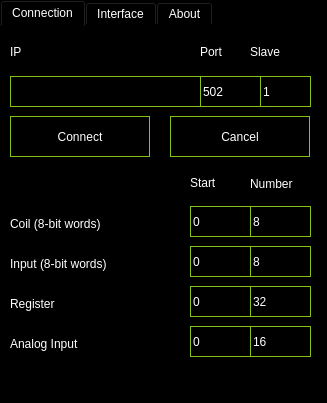
<?xml version="1.0" encoding="UTF-8"?>
<ui version="4.0">
 <class>ModBusSettings</class>
 <widget class="QDialog" name="ModBusSettings">
  <property name="geometry">
   <rect>
    <x>0</x>
    <y>0</y>
    <width>327</width>
    <height>403</height>
   </rect>
  </property>
  <property name="windowTitle">
   <string>Dialog</string>
  </property>
  <property name="windowIcon">
   <iconset>
    <normaloff>aqmodbus.png</normaloff>aqmodbus.png</iconset>
  </property>
  <property name="styleSheet">
   <string notr="true">background-color: rgb(0, 0, 0);
border-color: rgb(133, 192, 24);
color: rgb(255, 255, 255);</string>
  </property>
  <widget class="QTabWidget" name="tabWidget">
   <property name="geometry">
    <rect>
     <x>0</x>
     <y>0</y>
     <width>321</width>
     <height>401</height>
    </rect>
   </property>
   <property name="currentIndex">
    <number>0</number>
   </property>
   <widget class="QWidget" name="tabCon">
    <attribute name="title">
     <string>Connection</string>
    </attribute>
    <widget class="QLabel" name="lbCoil">
     <property name="geometry">
      <rect>
       <x>10</x>
       <y>190</y>
       <width>161</width>
       <height>16</height>
      </rect>
     </property>
     <property name="text">
      <string>Coil (8-bit words)</string>
     </property>
    </widget>
    <widget class="QLineEdit" name="tCoilNum">
     <property name="geometry">
      <rect>
       <x>250</x>
       <y>180</y>
       <width>61</width>
       <height>31</height>
      </rect>
     </property>
     <property name="styleSheet">
      <string notr="true">border-style: solid;
border-color: rgb(133, 192, 24);
border-width: 1px;</string>
     </property>
     <property name="text">
      <string>8</string>
     </property>
     <property name="maxLength">
      <number>5</number>
     </property>
    </widget>
    <widget class="QLabel" name="lbAnaIn">
     <property name="geometry">
      <rect>
       <x>10</x>
       <y>310</y>
       <width>161</width>
       <height>16</height>
      </rect>
     </property>
     <property name="text">
      <string>Analog Input</string>
     </property>
    </widget>
    <widget class="QLabel" name="lbIn">
     <property name="geometry">
      <rect>
       <x>10</x>
       <y>230</y>
       <width>161</width>
       <height>16</height>
      </rect>
     </property>
     <property name="text">
      <string>Input (8-bit words)</string>
     </property>
    </widget>
    <widget class="QLineEdit" name="tInAddr">
     <property name="geometry">
      <rect>
       <x>190</x>
       <y>220</y>
       <width>61</width>
       <height>31</height>
      </rect>
     </property>
     <property name="styleSheet">
      <string notr="true">border-style: solid;
border-color: rgb(133, 192, 24);
border-width: 1px;</string>
     </property>
     <property name="text">
      <string>0</string>
     </property>
     <property name="maxLength">
      <number>5</number>
     </property>
    </widget>
    <widget class="QLineEdit" name="IPaddr">
     <property name="geometry">
      <rect>
       <x>10</x>
       <y>50</y>
       <width>191</width>
       <height>31</height>
      </rect>
     </property>
     <property name="styleSheet">
      <string notr="true">border-style: solid;
border-color: rgb(133, 192, 24);
border-width: 1px;</string>
     </property>
     <property name="inputMask">
      <string/>
     </property>
    </widget>
    <widget class="QLineEdit" name="tCoilAddr">
     <property name="geometry">
      <rect>
       <x>190</x>
       <y>180</y>
       <width>61</width>
       <height>31</height>
      </rect>
     </property>
     <property name="styleSheet">
      <string notr="true">border-style: solid;
border-color: rgb(133, 192, 24);
border-width: 1px;</string>
     </property>
     <property name="text">
      <string>0</string>
     </property>
     <property name="maxLength">
      <number>5</number>
     </property>
    </widget>
    <widget class="QLineEdit" name="tAnaNum">
     <property name="geometry">
      <rect>
       <x>250</x>
       <y>300</y>
       <width>61</width>
       <height>31</height>
      </rect>
     </property>
     <property name="styleSheet">
      <string notr="true">border-style: solid;
border-color: rgb(133, 192, 24);
border-width: 1px;</string>
     </property>
     <property name="text">
      <string>16</string>
     </property>
     <property name="maxLength">
      <number>5</number>
     </property>
    </widget>
    <widget class="QLineEdit" name="tInNum">
     <property name="geometry">
      <rect>
       <x>250</x>
       <y>220</y>
       <width>61</width>
       <height>31</height>
      </rect>
     </property>
     <property name="styleSheet">
      <string notr="true">border-style: solid;
border-color: rgb(133, 192, 24);
border-width: 1px;</string>
     </property>
     <property name="text">
      <string>8</string>
     </property>
     <property name="maxLength">
      <number>5</number>
     </property>
    </widget>
    <widget class="QLabel" name="lblIPport">
     <property name="geometry">
      <rect>
       <x>200</x>
       <y>10</y>
       <width>51</width>
       <height>31</height>
      </rect>
     </property>
     <property name="text">
      <string>Port</string>
     </property>
    </widget>
    <widget class="QLineEdit" name="IPport">
     <property name="geometry">
      <rect>
       <x>200</x>
       <y>50</y>
       <width>61</width>
       <height>31</height>
      </rect>
     </property>
     <property name="styleSheet">
      <string notr="true">border-style: solid;
border-color: rgb(133, 192, 24);
border-width: 1px;</string>
     </property>
     <property name="text">
      <string>502</string>
     </property>
     <property name="maxLength">
      <number>5</number>
     </property>
    </widget>
    <widget class="QLineEdit" name="tRegNum">
     <property name="geometry">
      <rect>
       <x>250</x>
       <y>260</y>
       <width>61</width>
       <height>31</height>
      </rect>
     </property>
     <property name="styleSheet">
      <string notr="true">border-style: solid;
border-color: rgb(133, 192, 24);
border-width: 1px;</string>
     </property>
     <property name="text">
      <string>32</string>
     </property>
     <property name="maxLength">
      <number>5</number>
     </property>
    </widget>
    <widget class="QLabel" name="lbStart">
     <property name="geometry">
      <rect>
       <x>190</x>
       <y>150</y>
       <width>52</width>
       <height>14</height>
      </rect>
     </property>
     <property name="text">
      <string>Start</string>
     </property>
    </widget>
    <widget class="QLabel" name="lbReg">
     <property name="geometry">
      <rect>
       <x>10</x>
       <y>270</y>
       <width>161</width>
       <height>16</height>
      </rect>
     </property>
     <property name="text">
      <string>Register</string>
     </property>
    </widget>
    <widget class="QLineEdit" name="tAnaAddr">
     <property name="geometry">
      <rect>
       <x>190</x>
       <y>300</y>
       <width>61</width>
       <height>31</height>
      </rect>
     </property>
     <property name="styleSheet">
      <string notr="true">border-style: solid;
border-color: rgb(133, 192, 24);
border-width: 1px;</string>
     </property>
     <property name="text">
      <string>0</string>
     </property>
     <property name="maxLength">
      <number>5</number>
     </property>
    </widget>
    <widget class="QLabel" name="lblSlaveID">
     <property name="geometry">
      <rect>
       <x>250</x>
       <y>10</y>
       <width>61</width>
       <height>31</height>
      </rect>
     </property>
     <property name="text">
      <string>Slave</string>
     </property>
    </widget>
    <widget class="QLineEdit" name="tRegAddr">
     <property name="geometry">
      <rect>
       <x>190</x>
       <y>260</y>
       <width>61</width>
       <height>31</height>
      </rect>
     </property>
     <property name="styleSheet">
      <string notr="true">border-style: solid;
border-color: rgb(133, 192, 24);
border-width: 1px;</string>
     </property>
     <property name="text">
      <string>0</string>
     </property>
     <property name="maxLength">
      <number>5</number>
     </property>
    </widget>
    <widget class="QLabel" name="lbNumber">
     <property name="geometry">
      <rect>
       <x>250</x>
       <y>150</y>
       <width>61</width>
       <height>16</height>
      </rect>
     </property>
     <property name="text">
      <string>Number</string>
     </property>
    </widget>
    <widget class="QLabel" name="lbIIPaddr">
     <property name="geometry">
      <rect>
       <x>10</x>
       <y>10</y>
       <width>41</width>
       <height>31</height>
      </rect>
     </property>
     <property name="text">
      <string>IP</string>
     </property>
    </widget>
    <widget class="QPushButton" name="Connect">
     <property name="geometry">
      <rect>
       <x>10</x>
       <y>90</y>
       <width>140</width>
       <height>41</height>
      </rect>
     </property>
     <property name="styleSheet">
      <string notr="true">border-style: solid;
border-color: rgb(133, 192, 24);
border-width: 1px;</string>
     </property>
     <property name="text">
      <string>Connect</string>
     </property>
    </widget>
    <widget class="QPushButton" name="Cancel">
     <property name="geometry">
      <rect>
       <x>170</x>
       <y>90</y>
       <width>140</width>
       <height>41</height>
      </rect>
     </property>
     <property name="styleSheet">
      <string notr="true">border-style: solid;
border-color: rgb(133, 192, 24);
border-width: 1px;</string>
     </property>
     <property name="text">
      <string>Cancel</string>
     </property>
    </widget>
    <widget class="QLineEdit" name="slaveID">
     <property name="geometry">
      <rect>
       <x>260</x>
       <y>50</y>
       <width>51</width>
       <height>31</height>
      </rect>
     </property>
     <property name="styleSheet">
      <string notr="true">border-style: solid;
border-color: rgb(133, 192, 24);
border-width: 1px;</string>
     </property>
     <property name="text">
      <string>1</string>
     </property>
     <property name="maxLength">
      <number>3</number>
     </property>
    </widget>
   </widget>
   <widget class="QWidget" name="tabUI">
    <attribute name="title">
     <string>Interface</string>
    </attribute>
    <widget class="QPushButton" name="btnBGColor">
     <property name="geometry">
      <rect>
       <x>20</x>
       <y>30</y>
       <width>291</width>
       <height>24</height>
      </rect>
     </property>
     <property name="text">
      <string>Under Construction</string>
     </property>
    </widget>
   </widget>
   <widget class="QWidget" name="tabAbout">
    <attribute name="title">
     <string>About</string>
    </attribute>
    <widget class="QTextBrowser" name="tbAbout">
     <property name="geometry">
      <rect>
       <x>10</x>
       <y>0</y>
       <width>256</width>
       <height>192</height>
      </rect>
     </property>
     <property name="html">
      <string>&lt;!DOCTYPE HTML PUBLIC &quot;-//W3C//DTD HTML 4.0//EN&quot; &quot;http://www.w3.org/TR/REC-html40/strict.dtd&quot;&gt;
&lt;html&gt;&lt;head&gt;&lt;meta name=&quot;qrichtext&quot; content=&quot;1&quot; /&gt;&lt;style type=&quot;text/css&quot;&gt;
p, li { white-space: pre-wrap; }
&lt;/style&gt;&lt;/head&gt;&lt;body style=&quot; font-family:'Sans Serif'; font-size:9pt; font-weight:400; font-style:normal;&quot;&gt;
&lt;table border=&quot;0&quot; style=&quot;-qt-table-type: root; margin-top:4px; margin-bottom:4px; margin-left:4px; margin-right:4px;&quot;&gt;
&lt;tr&gt;
&lt;td style=&quot;border: none;&quot;&gt;
&lt;p style=&quot; margin-top:0px; margin-bottom:0px; margin-left:0px; margin-right:0px; -qt-block-indent:0; text-indent:0px;&quot;&gt;&lt;span style=&quot; font-size:10pt; font-weight:600;&quot;&gt;AQModBus v0.1.90&lt;/span&gt;&lt;span style=&quot; font-size:8pt;&quot;&gt;&lt;br /&gt;&lt;/span&gt;&lt;span style=&quot; font-size:8pt;&quot;&gt;Source and forum located at http://modbus.makrit.net&lt;/span&gt;&lt;/p&gt;
&lt;p style=&quot; margin-top:12px; margin-bottom:12px; margin-left:0px; margin-right:0px; -qt-block-indent:0; text-indent:0px;&quot;&gt;&lt;span style=&quot; font-size:8pt;&quot;&gt;Copyright © 2011 Mark Gullings http://www.makrit.net&lt;/span&gt;&lt;/p&gt;
&lt;p style=&quot; margin-top:12px; margin-bottom:12px; margin-left:0px; margin-right:0px; -qt-block-indent:0; text-indent:0px;&quot;&gt;&lt;span style=&quot; font-size:8pt;&quot;&gt;Which is nearly a complete ripoff of QModBus © 2009 - Tobias Doerffel - http://qmodbus.sourceforge.net&lt;/span&gt;&lt;/p&gt;
&lt;p style=&quot; margin-top:12px; margin-bottom:12px; margin-left:0px; margin-right:0px; -qt-block-indent:0; text-indent:0px;&quot;&gt;&lt;span style=&quot; font-size:8pt;&quot;&gt;It incorporates libmodbus © 2001-2008 - Stéphane Raimbault - http://www.libmodbus.org&lt;/span&gt;&lt;/p&gt;
&lt;p style=&quot; margin-top:12px; margin-bottom:12px; margin-left:0px; margin-right:0px; -qt-block-indent:0; text-indent:0px;&quot;&gt;&lt;span style=&quot; font-size:8pt;&quot;&gt;And incorporates QLedMatrix © 2009 Pierre-Etienne Messier - http://pemessier.hexpresso.org&lt;/span&gt;&lt;/p&gt;
&lt;p style=&quot; margin-top:12px; margin-bottom:12px; margin-left:0px; margin-right:0px; -qt-block-indent:0; text-indent:0px;&quot;&gt;&lt;span style=&quot; font-size:8pt;&quot;&gt;This program is free software; you can redistribute it and/or modify it under the terms of the GNU General Public License as published by the Free Software Foundation; either version 2 of the License, or (at your option) any later version.&lt;/span&gt;&lt;/p&gt;
&lt;p style=&quot; margin-top:12px; margin-bottom:12px; margin-left:0px; margin-right:0px; -qt-block-indent:0; text-indent:0px;&quot;&gt;&lt;span style=&quot; font-size:8pt;&quot;&gt;This program is distributed in the hope that it will be useful, but WITHOUT ANY WARRANTY; without even the implied warranty of MERCHANTABILITY or FITNESS FOR A PARTICULAR PURPOSE.  See the GNU General Public License for more details.&lt;/span&gt;&lt;/p&gt;
&lt;p style=&quot; margin-top:12px; margin-bottom:12px; margin-left:0px; margin-right:0px; -qt-block-indent:0; text-indent:0px;&quot;&gt;&lt;span style=&quot; font-size:8pt;&quot;&gt;You should have received a copy of the GNU General Public License along with this program (see COPYING); if not, write to the Free Software Foundation, Inc., 51 Franklin Street, Fifth Floor, Boston, MA 02110-1301 USA.&lt;/span&gt;&lt;/p&gt;&lt;/td&gt;&lt;/tr&gt;&lt;/table&gt;&lt;/body&gt;&lt;/html&gt;</string>
     </property>
    </widget>
   </widget>
  </widget>
 </widget>
 <resources/>
 <connections>
  <connection>
   <sender>Connect</sender>
   <signal>clicked()</signal>
   <receiver>ModBusSettings</receiver>
   <slot>accept()</slot>
   <hints>
    <hint type="sourcelabel">
     <x>79</x>
     <y>132</y>
    </hint>
    <hint type="destinationlabel">
     <x>517</x>
     <y>305</y>
    </hint>
   </hints>
  </connection>
  <connection>
   <sender>Cancel</sender>
   <signal>clicked()</signal>
   <receiver>ModBusSettings</receiver>
   <slot>reject()</slot>
   <hints>
    <hint type="sourcelabel">
     <x>239</x>
     <y>132</y>
    </hint>
    <hint type="destinationlabel">
     <x>517</x>
     <y>305</y>
    </hint>
   </hints>
  </connection>
 </connections>
</ui>
